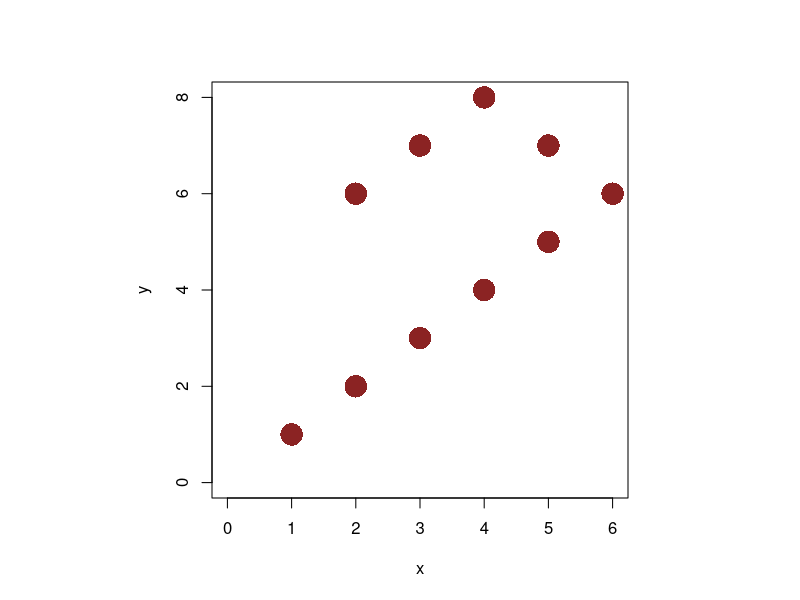
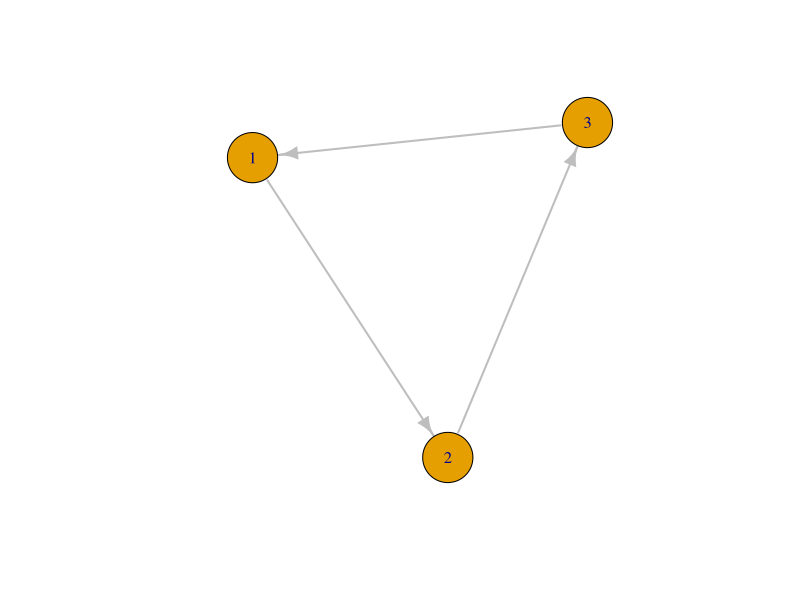
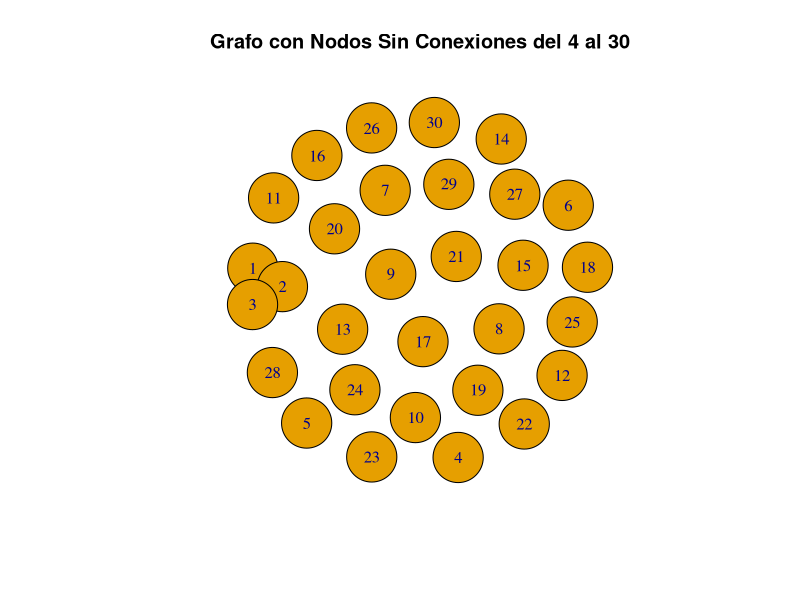
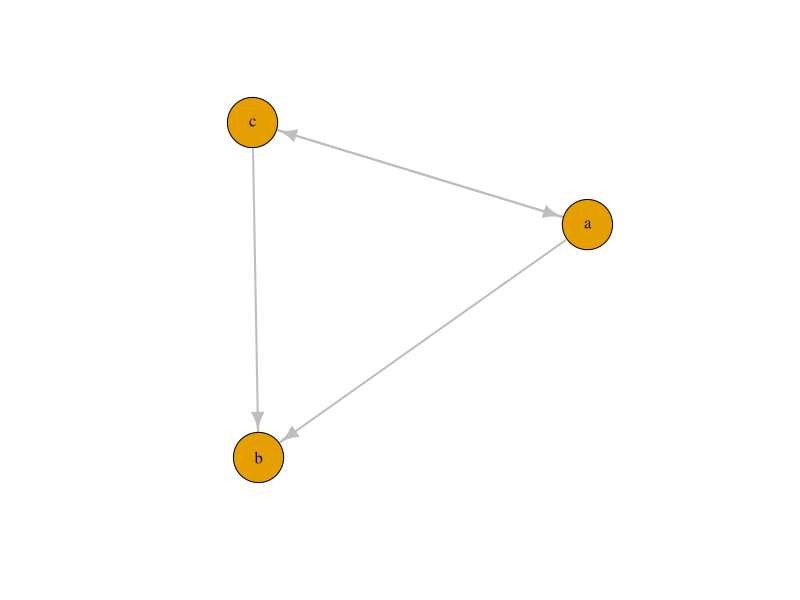
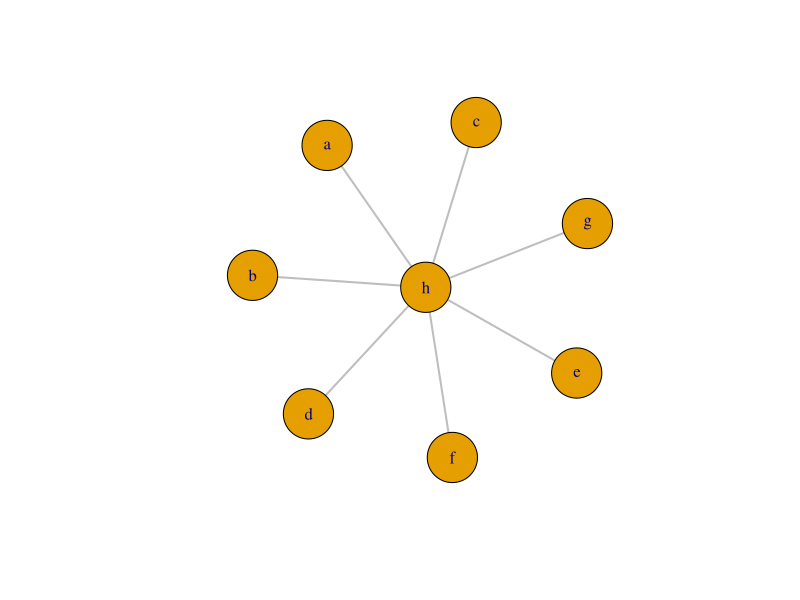
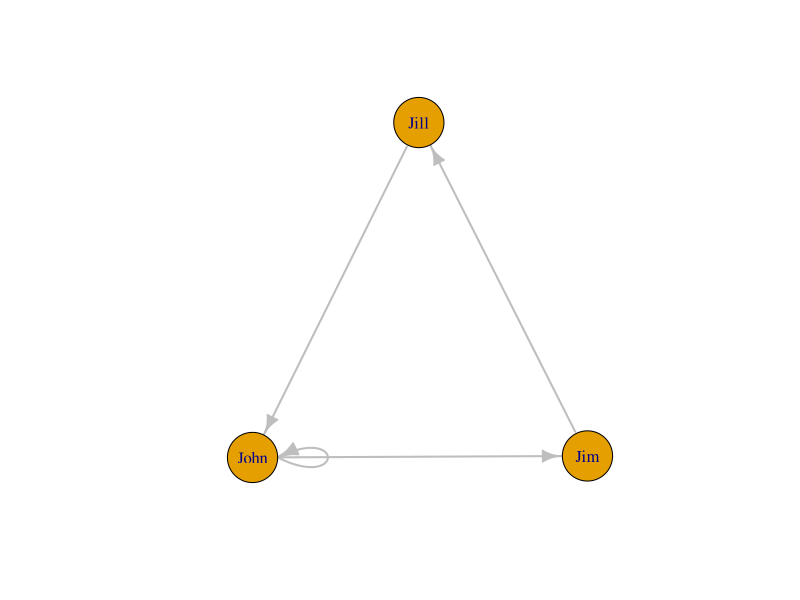
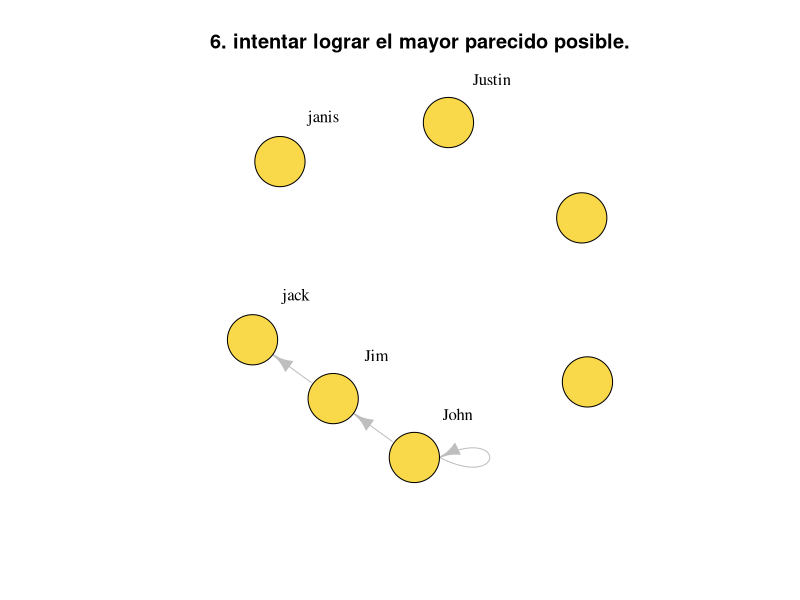
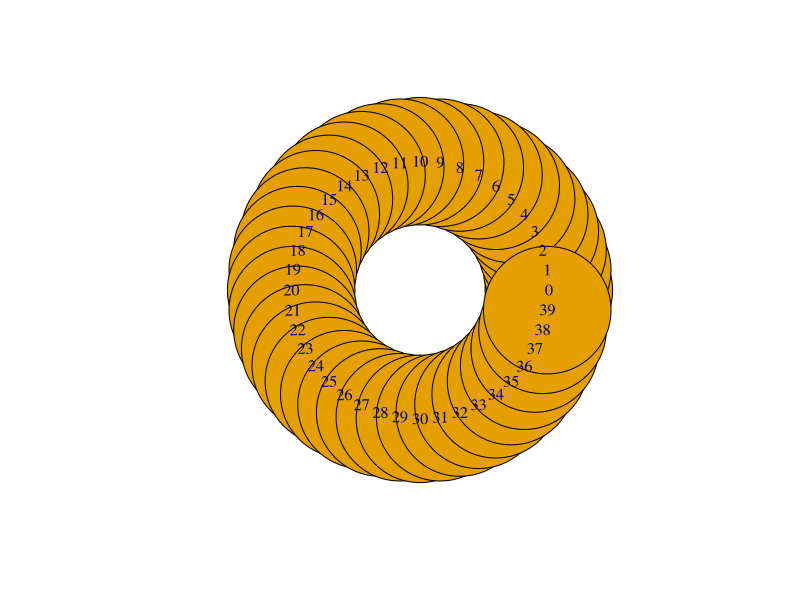

Reproduce these figures in R, in order.
## ---- chunk 1
celsius_a_kelvin <- function(temp_celsius) {
  temp_kelvin <- temp_celsius + 273.15
  return(temp_kelvin)
}

temperatura_en_kelvin <- celsius_a_kelvin(25)
print(paste(temperatura_en_kelvin, "K"))

## ---- chunk 2

crear_matriz <- function(vector1, vector2) {
  if (length(vector1) != length(vector2)) {
    stop("Error: NO puedes crear una matriz con vectores de diferente tamaño, capaz podrías rellenar de 0")
  }
  

  matriz <- cbind(vector1, vector2)
  
  return(matriz)
}


v1 <- c(12, 28, 73, 54)
v2 <- c(51, 76, 87, 68)


matriz_resultado <- crear_matriz(v1, v2)
print(matriz_resultado)

## ---- chunk 3

crear_matriz_filas <- function(vector1, vector2) {
  if (length(vector1) != length(vector2)) {
    stop("Error: NO puedes crear una matriz con vectores de diferente tamaño, capaz podrías rellenar de 0")
  }
  
  matriz <- rbind(vector1, vector2)
  
  return(matriz)
}

v1 <- c(1, 2, 3, 4)
v2 <- c(5, 6, 7, 8)

matriz_resultado <- crear_matriz_filas(v1, v2)
print(matriz_resultado)

## ---- chunk 4


tamaño_vector_menor <- function(vector1, vector2) {
  if (length(vector1) == 0 || length(vector2) == 0) {
    stop("Error: Ambos vectores deben tener elementos.")
  }
  
  tamaño_menor <- min(length(vector1), length(vector2))
  
  return(tamaño_menor)
}


v1 <- c(1, 2, 3, 4, 5)
v2 <- c(5)


tamanio_resultado <- tamaño_vector_menor(v1, v2)
print(tamanio_resultado)


## ---- chunk 5
# Función para crear la gráfica
dibujar_grafica <- function() {
  x    <- c(1, 2, 3, 4, 5, 6, 5, 4, 3, 2 )   
  y   <- c(1, 2, 3, 4, 5, 6, 7, 8, 7, 6)  
  par(pty="s")

  plot(x, y,
       pch = 16,              
       col = "brown4",       
       cex =3,          
       xlim = c(0, 6),      
       ylim = c(0, 8),   
       xlab = "x",        
       ylab = "y")
}



dibujar_grafica()


## ---- chunk 6
# Verificar si igraph está instalado y si no, instalarlo
if (!require(igraph)) {
  install.packages("igraph")
} 
library(igraph)

## ---- chunk 7

grafo <- graph(edges = c(1, 2, 2, 3, 3, 1), n = 3, directed = TRUE)


plot(grafo,
     vertex.size = 30,       
     vertex.label = V(grafo)$name,   
     vertex.color = "#e69f00",    #https://imagecolorpicker.com/es 
     edge.color = "grey",   
     edge.width = 2 )    
## ---- chunk 8


grafo <- graph(edges = c(1, 2, 2, 3, 3, 1), n = 3, directed = FALSE)
V(grafo)$name <- as.character(1:3)  

nuevos_nodos <- as.character(4:30)  
grafo <- add.vertices(grafo, nv = length(nuevos_nodos), name = nuevos_nodos)


plot(grafo,
     vertex.size = 30,       
     vertex.label = V(grafo)$name,  
     vertex.color = "#e69f00",   
     edge.color = "grey",   
     edge.width = 2,
     main = "Grafo con Nodos Sin Conexiones del 4 al 30"
)


## ---- chunk 9

grafo <- graph(edges = c("a", "b", "c", "b", "c", "a", "a", "c"), directed = TRUE)


plot(grafo,
     vertex.size = 30,       
     vertex.label = V(grafo)$name,   
     vertex.color = "#e69f00",   
     edge.color = "grey",   
     edge.width = 2 )    
## ---- chunk 10

grafo <- graph(edges = c("a", "h", "b", "h", "c", "h", "d", "h", "e", "h", "f", "h", "g","h"), directed = FALSE)


layout_star <- layout_as_star(grafo, center = "h")


plot(grafo,
     vertex.size = 30,       
     vertex.label = V(grafo)$name,   
     vertex.color = "#e69f00",   
     edge.color = "grey",   
     edge.width = 2 )    
## ---- chunk 11
# Crear un grafo con 3 nodos y sus conexiones
grafo <- graph(edges = c("John", "Jim", "Jim", "Jill", "Jill", "John", "John", "John"), directed = TRUE)

# Dibujar el grafo
plot(grafo,
     vertex.size = 30,       
     vertex.label = V(grafo)$name,   
     vertex.color = "#e69f00",   
     edge.color = "grey",   
     edge.width = 2 )    
     #main = "Red con 3 nodos conectados",

## ---- chunk 12
# Crear un grafo con 3 nodos y sus conexiones
grafo <- graph(edges = c("John", "Jim", "Jim", "jack", "John", "John"), directed = TRUE)

# Agregar nodos sin conexiones
grafo <- add.vertices(grafo, nv = 4, name = c("janis", "Justin", "", ""))

# Dibujar el grafo
plot(grafo,
     vertex.size = 30,       
     vertex.color = "#f9d949", #https://imagecolorpicker.com/es 
     edge.color = "grey",
     vertex.label.color="black", #https://r.igraph.org/articles/igraph_ES.html
     vertex.label.dist = 5,      
     label.cex = 1.2,         
     main = "6. intentar lograr el mayor parecido posible." #xd, literalmente lo estoy poniendo como la imagen
)

## ---- chunk 13

# Crear un grafo con 40 nodos (0 a 39) sin conexiones iniciales
nodos <- as.character(0:39)  # Nombres de los nodos
grafo <- make_empty_graph(n = 40, directed = TRUE)  # Grafo vacío con 40 nodos
V(grafo)$name <- nodos  # Asignar nombres a los nodos

# Dibujar el grafo en un layout circular
plot(grafo,
     layout = layout_in_circle(grafo),  # Layout circular
     vertex.size = 99,                   
     vertex.label = V(grafo)$name,       
     vertex.color = "#e69f00",         
     edge.color = "grey",                 
     edge.width = 50)
## ---- chunk 14

nodos <- as.character(1:50)  
grafo <- make_empty_graph(n = 50, directed = TRUE) 
V(grafo)$name <- nodos  


plot(grafo,
     vertex.size = 40,                   
     vertex.label = V(grafo)$name,       
     vertex.color = "#e69f00",         
     edge.color = "grey",                 
     edge.width = 50)
## ---- chunk 15
 
nodos <- as.character(1:50)   
grafo <- make_empty_graph(n = 50, directed = TRUE) 
V(grafo)$name <- nodos   

 
for (i in 2:length(nodos)) {
  grafo <- add_edges(grafo, c("1", nodos[i]))
}



plot(grafo,
     vertex.size = 40,                   
     vertex.label = V(grafo)$name,       
     vertex.color = "#e69f00",         
     edge.color = "grey",                 
     edge.width = 2 )


## ---- chunk 16

grafo <- graph(edges = c(2, 1, 3, 1, 4, 1, 5, 1, 6, 1), directed = TRUE)


layout_star <- layout_as_star(grafo, center = 1)


plot(grafo,
     vertex.size = 1,
     vertex.label.cex= 10,
     vertex.label = V(grafo)$name,   
     vertex.color = "black",   
     edge.color = "grey",   
     edge.width = 2 )    

